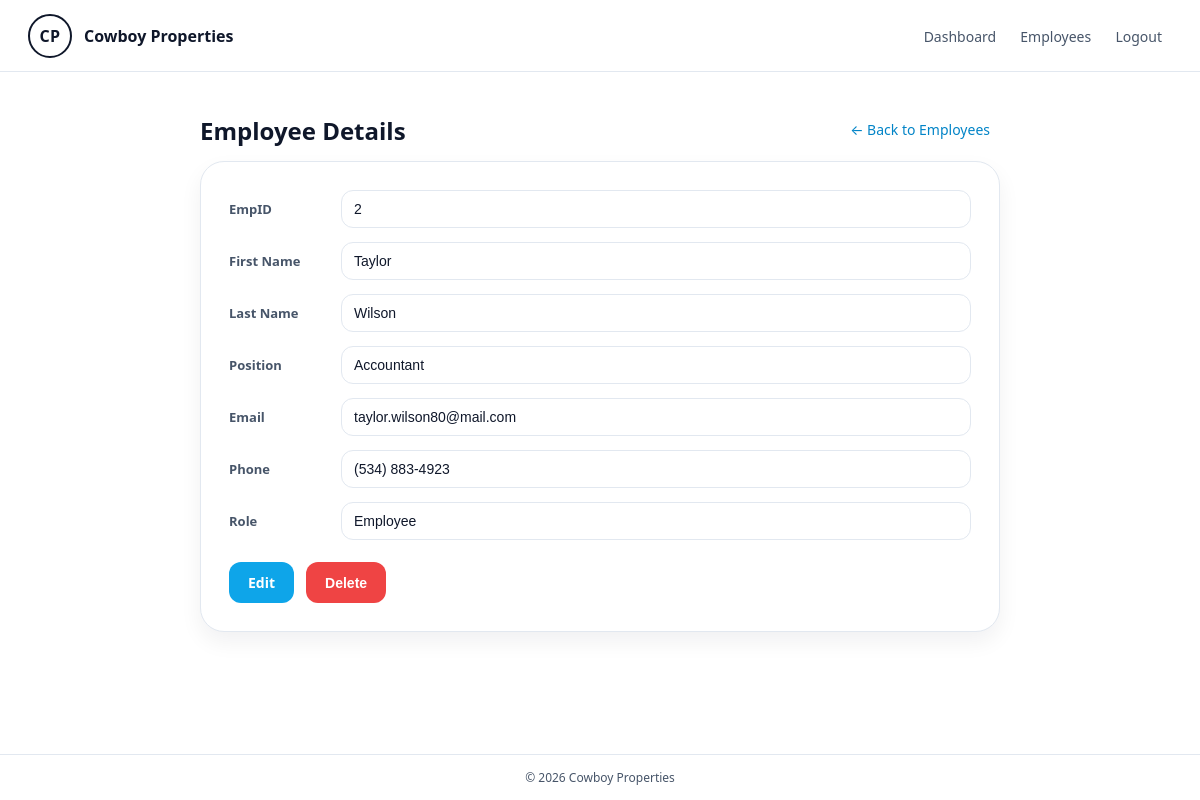
Screenshot of /Pages/admin-employee-details.php?id=2 (signed in) with the database file from the repository.
### tables this page shows
CREATE TABLE IF NOT EXISTS `employee` (
  `EmpID` int NOT NULL AUTO_INCREMENT,
  `Lastname` varchar(60) NOT NULL,
  `Firstname` varchar(60) NOT NULL,
  `Position` varchar(80) NOT NULL,
  `Password` varchar(255) NOT NULL,
  `Email` varchar(255) NOT NULL,
  `phone` char(15) DEFAULT NULL,
  `role` varchar(20) NOT NULL DEFAULT 'employee',
  PRIMARY KEY (`EmpID`),
  UNIQUE KEY `Email` (`Email`)
);

### Pages/admin-employee-details.php (the view, shortened to what this page needs)
<?php
$id = isset($_GET['id']) ? (int)$_GET['id'] : 0;
try {
    $pdo = get_db();
    $stmt = $pdo->prepare('SELECT EmpID, Firstname, Lastname, Position, Email, phone FROM employee WHERE EmpID = ? LIMIT 1');
    $stmt->execute([$id]);
    $employee = $stmt->fetch();
} catch (PDOException $e) {
    $error = 'Unable to load this employee right now.';
    $employee = [
        'EmpID' => $id,
        'Firstname' => '',
        'Lastname' => '',
        'Position' => '',
        'Email' => '',
        'phone' => '',
    ];
}
?>
<!DOCTYPE html>
<html lang="en">
<head>
</head>
<body>
    <div class="page">
        <header class="navbar">
            <a class="brand" href="../index.php">
                <div class="logo">CP</div>
                <strong>Cowboy Properties</strong>
            </a>
            <nav class="nav-links">
                <a href="adminhome.php">Dashboard</a>
                <a href="admin-employees-view.php">Employees</a>
                <a href="../logout.php">Logout</a>
            </nav>
        </header>
        <main>
            <div class="wrap">
                <div class="top-row">
                    <h2>Employee Details</h2>
                    <a class="back-link" href="admin-employees-view.php">← Back to Employees</a>
                </div>
                <div class="panel">
                    <form>
                        <div class="field">
                            <label>EmpID</label>
                            <input type="text" value="<?php echo (int)($employee['EmpID'] ?? 0); ?>" readonly>
                        </div>
                        <div class="field">
                            <label>First Name</label>
                            <input type="text" value="<?php echo htmlspecialchars($employee['Firstname'] ?? ''); ?>" readonly>
                        </div>
                        <div class="field">
                            <label>Last Name</label>
                            <input type="text" value="<?php echo htmlspecialchars($employee['Lastname'] ?? ''); ?>" readonly>
                        </div>
                        <div class="field">
                            <label>Position</label>
                            <input type="text" value="<?php echo htmlspecialchars($employee['Position'] ?? ''); ?>" readonly>
                        </div>
                        <div class="field">
                            <label>Email</label>
                            <input type="text" value="<?php echo htmlspecialchars($employee['Email'] ?? ''); ?>" readonly>
                        </div>
                        <div class="field">
                            <label>Phone</label>
                            <input type="text" value="<?php echo htmlspecialchars($employee['phone'] ?? ''); ?>" readonly>
                        </div>
                        <div class="field">
                            <label>Role</label>
                            <input type="text" value="Employee" readonly>
                        </div>
                        <div class="actions">
                            <a class="btn btn-primary" href="admin-employee-edit.php?id=<?php echo (int)$employee['EmpID']; ?>">Edit</a>
                            <button class="btn btn-danger" id="deleteBtn" type="button">Delete</button>
                        </div>
                    </form>
                </div>
            </div>
        </main>
        <footer>
            &copy; <?php echo date('Y'); ?> Cowboy Properties
        </footer>
    </div>
</body>
</html>

### Pages/admin-employee-details.php (style rules this page uses)
:root { --bg: #ffffff; --text: #0f172a; --muted: #475569; --border: #e2e8f0; --soft: #f8fafc; --brand: #0ea5e9; --brand-dark: #0284c7; --danger: #ef4444; --danger-dark: #dc2626; }
* { box-sizing: border-box; }
body { margin: 0; font-family: system-ui, -apple-system, Segoe UI, Roboto, Helvetica, Arial, sans-serif; background: var(--bg); color: var(--text); }
.page { min-height: 100vh; display: flex; flex-direction: column; }
.navbar { height: 72px; display: flex; align-items: center; justify-content: space-between; padding: 0 28px; border-bottom: 1px solid var(--border); background: #fff; }
.brand { display: flex; align-items: center; gap: 12px; text-decoration: none; color: inherit; }
.logo { width: 44px; height: 44px; border-radius: 999px; border: 2px solid #0f172a; display: grid; place-items: center; font-weight: 700; letter-spacing: .5px; }
.nav-links a { text-decoration: none; color: var(--muted); font-size: 14px; padding: 8px 10px; border-radius: 10px; }
main { flex: 1; padding: 40px 16px; display: flex; justify-content: center; }
.wrap { width: min(800px, 92vw); }
.top-row { display: flex; align-items: flex-end; justify-content: space-between; gap: 12px; margin-bottom: 14px; }
h2 { margin: 0; }
.back-link { font-size: 14px; color: var(--brand-dark); text-decoration: none; padding: 8px 10px; border-radius: 10px; }
.panel { border: 1px solid var(--border); border-radius: 24px; background: #fff; padding: 28px; box-shadow: 0 10px 22px rgba(15, 23, 42, 0.06); }
.field { display: grid; grid-template-columns: 100px 1fr; align-items: center; gap: 12px; margin-bottom: 14px; }
label { font-size: 13px; font-weight: 700; color: var(--muted); }
input { padding: 10px 12px; border-radius: 12px; border: 1px solid var(--border); font-size: 14px; background: #fff; }
input[readonly] { background: #fff; color: var(--text); }
.actions { margin-top: 22px; display: flex; gap: 12px; flex-wrap: wrap; }
.btn { padding: 10px 18px; border-radius: 12px; border: 1px solid transparent; font-weight: 700; cursor: pointer; font-size: 14px; transition: all .15s ease; text-decoration: none; display: inline-flex; align-items: center; justify-content: center; }
.btn-primary { background: var(--brand); color: #fff; }
.btn-danger { background: var(--danger); color: #fff; }
footer { border-top: 1px solid var(--border); padding: 14px 20px; text-align: center; font-size: 12px; color: var(--muted); }

### rows the page displays
employee: EmpID "2", Firstname "Taylor", Lastname "Wilson", Position "Accountant", Email "taylor.wilson80@mail.com", phone "(534) 883-4923"
